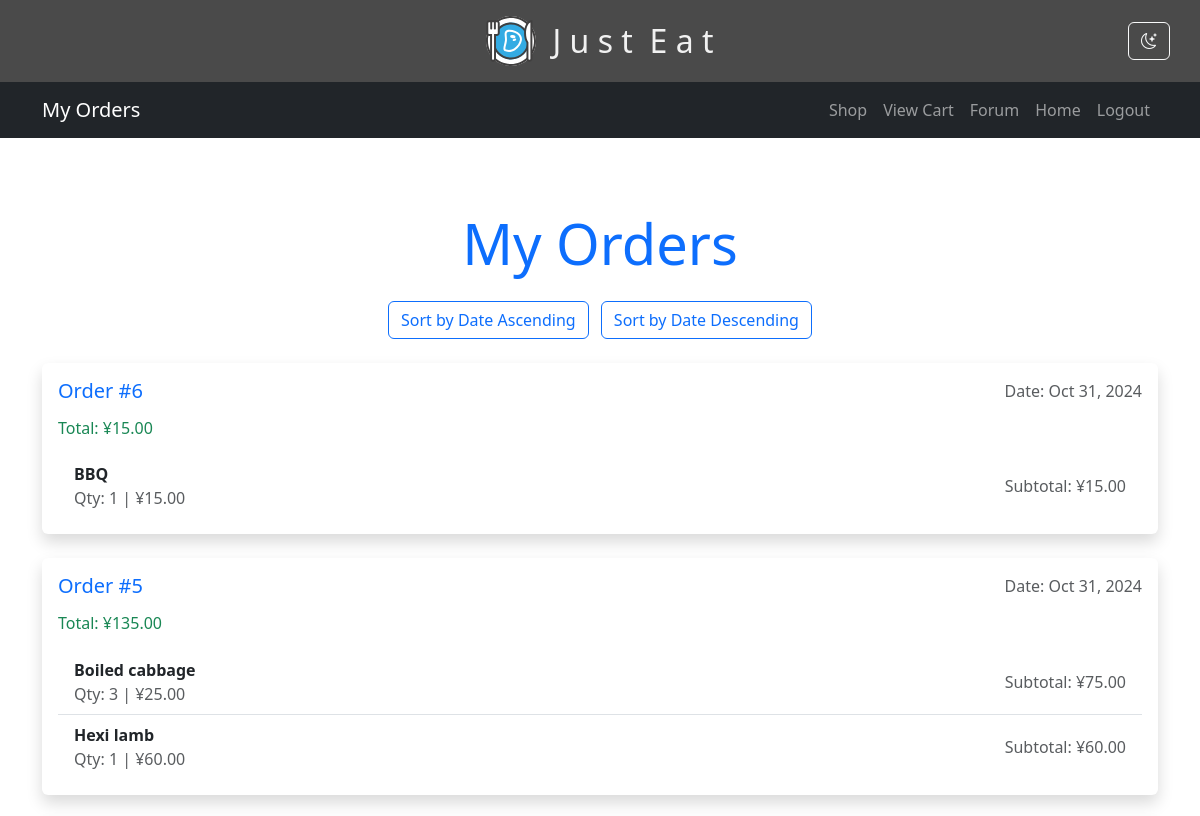
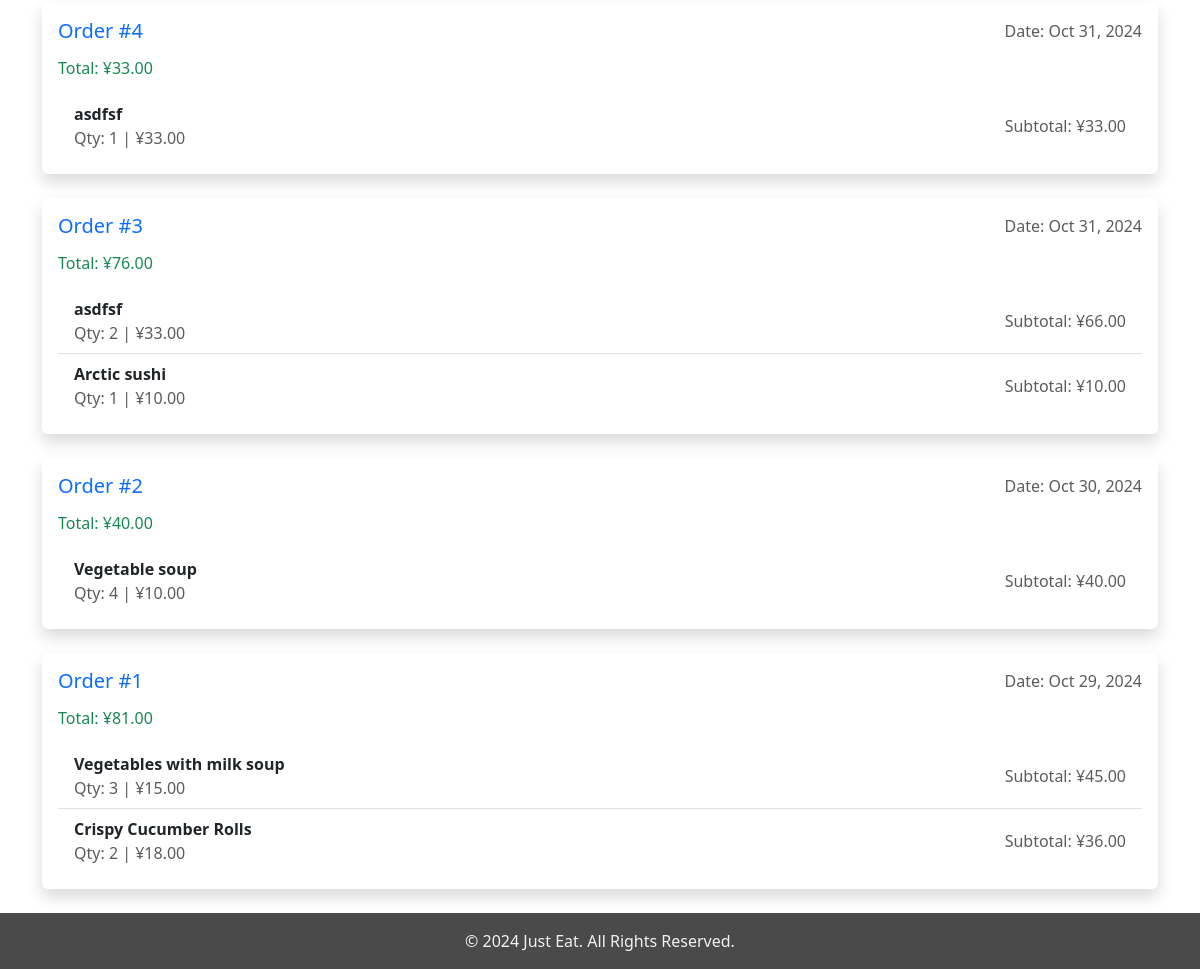
Screenshot of /orders_received.php (signed in) with the database file from the repository (2 pictures, top to bottom).
### tables this page shows
CREATE TABLE `orders` (
  `order_id` int UNSIGNED NOT NULL,
  `user_id` int UNSIGNED NOT NULL,
  `total` decimal(8,2) NOT NULL,
  `order_date` datetime NOT NULL
);

CREATE TABLE `order_contents` (
  `content_id` int UNSIGNED NOT NULL,
  `order_id` int UNSIGNED NOT NULL,
  `item_id` int UNSIGNED NOT NULL,
  `quantity` int UNSIGNED NOT NULL DEFAULT '1',
  `price` decimal(4,2) NOT NULL
);

CREATE TABLE `shop` (
  `item_id` int NOT NULL,
  `guid` varchar(36) NOT NULL,
  `title_zh` varchar(100) NOT NULL,
  `item_name` varchar(500) NOT NULL,
  `description_zh` varchar(1000) NOT NULL,
  `item_desc` varchar(4096) NOT NULL,
  `vegetarian` tinyint(1) NOT NULL DEFAULT '0',
  `hasMeat` tinyint(1) NOT NULL DEFAULT '0',
  `hasFish` tinyint(1) NOT NULL DEFAULT '0',
  `item_price` int NOT NULL,
  `spiciness` tinyint NOT NULL,
  `item_img` varchar(200) NOT NULL,
  `fk_guid` varchar(36) NOT NULL,
  `restaurant` varchar(10) DEFAULT NULL
);

### orders_received.php (the view, shortened to what this page needs)
<?php
require('connect_db.php');
$order_by = isset($_GET['order_by']) && $_GET['order_by'] === 'asc' ? 'ASC' : 'DESC';
$user_id = $_SESSION['user_id'];
$q = "SELECT orders.order_id, orders.total, orders.order_date
      FROM orders
      WHERE orders.user_id = $user_id
      ORDER BY orders.order_date $order_by";
$r = mysqli_query($dbc, $q);
?>
<nav class="navbar navbar-expand-lg navbar-dark bg-dark mb-4">
    <div class="container">
        <a class="navbar-brand" href="home.php">My Orders</a>
        <div class="collapse navbar-collapse" id="navbarNav">
            <ul class="navbar-nav ms-auto">
                <li class="nav-item"><a class="nav-link" href="shop.php">Shop</a></li>
                <li class="nav-item"><a class="nav-link" href="cart.php">View Cart</a></li>
                <li class="nav-item"><a class="nav-link" href="forum.php">Forum</a></li>
                <li class="nav-item"><a class="nav-link" href="home.php">Home</a></li>
                <li class="nav-item"><a class="nav-link" href="goodbye.php">Logout</a></li>
            </ul>
        </div>
    </div>
</nav>
<?php
echo '<div class="container mt-5">';
echo '  <h1 class="text-center display-4 text-primary mb-4">My Orders</h1>';
echo '<div class="text-center mb-4">';
echo '  <a href="orders_received.php?order_by=asc" class="btn btn-outline-primary me-2">Sort by Date Ascending</a>';
echo '  <a href="orders_received.php?order_by=desc" class="btn btn-outline-primary">Sort by Date Descending</a>';
echo '</div>';
if (mysqli_num_rows($r) > 0) {
    while ($order = mysqli_fetch_array($r, MYSQLI_ASSOC)) {
        echo '<div class="card mb-4 shadow border-0 rounded" style="border-radius: 10px;">';
        echo '  <div class="card-body">';
        echo '      <div class="d-flex justify-content-between align-items-center mb-3">';
        echo '          <h5 class="card-title mb-0 text-primary">Order #'.$order['order_id'].'</h5>';
        echo '          <span class="text-muted">Date: '.date("M d, Y", strtotime($order['order_date'])).'</span>';
        echo '      </div>';
        echo '      <h6 class="text-success mb-3">Total: ¥'.number_format($order['total'], 2).'</h6>';
        $order_id = $order['order_id'];
        $q_items = "SELECT shop.item_name, order_contents.quantity, order_contents.price
                    FROM order_contents
                    INNER JOIN shop ON order_contents.item_id = shop.item_id
                    WHERE order_contents.order_id = $order_id";
        $r_items = mysqli_query($dbc, $q_items);
        echo '<ul class="list-group list-group-flush">';
        while ($item = mysqli_fetch_array($r_items, MYSQLI_ASSOC)) {
            $subtotal = $item['quantity'] * $item['price'];
            echo '<li class="list-group-item d-flex justify-content-between align-items-center">';
            echo '  <div>';
            echo '    <strong>'.$item['item_name'].'</strong>';
            echo '    <p class="mb-0 text-muted">Qty: '.$item['quantity'].' | ¥'.number_format($item['price'], 2).'</p>';
            echo '  </div>';
            echo '  <span class="text-muted">Subtotal: ¥'.number_format($subtotal, 2).'</span>';
            echo '</li>';
        }
        echo '</ul>';
        echo '  </div>';
        echo '</div>';
    }
} else {
    echo '<p class="text-center">You have no orders yet.</p>';
}
echo '</div>';
?>

### rows the page displays
orders: order_id "6", order_date "Oct 31, 2024", total "15.00"
order_contents: item.item_name "BBQ", quantity "1", price "15.00"
orders: order_id "5", order_date "Oct 31, 2024", total "135.00"
order_contents: item.item_name "Boiled cabbage", quantity "3", price "25.00", subtotal "75.00"
order_contents: item.item_name "Hexi lamb", quantity "1", price "60.00"
orders: order_id "4", order_date "Oct 31, 2024", total "33.00"
order_contents: item.item_name "asdfsf", quantity "1", price "33.00"
orders: order_id "3", order_date "Oct 31, 2024", total "76.00"
order_contents: item.item_name "asdfsf", quantity "2", price "33.00", subtotal "66.00"
order_contents: item.item_name "Arctic sushi", quantity "1", price "10.00"
orders: order_id "2", order_date "Oct 30, 2024", total "40.00"
order_contents: item.item_name "Vegetable soup", quantity "4", price "10.00", subtotal "40.00"
orders: order_id "1", order_date "Oct 29, 2024", total "81.00"
order_contents: item.item_name "Vegetables with milk soup", quantity "3", price "15.00", subtotal "45.00"
order_contents: item.item_name "Crispy Cucumber Rolls", quantity "2", price "18.00", subtotal "36.00"
